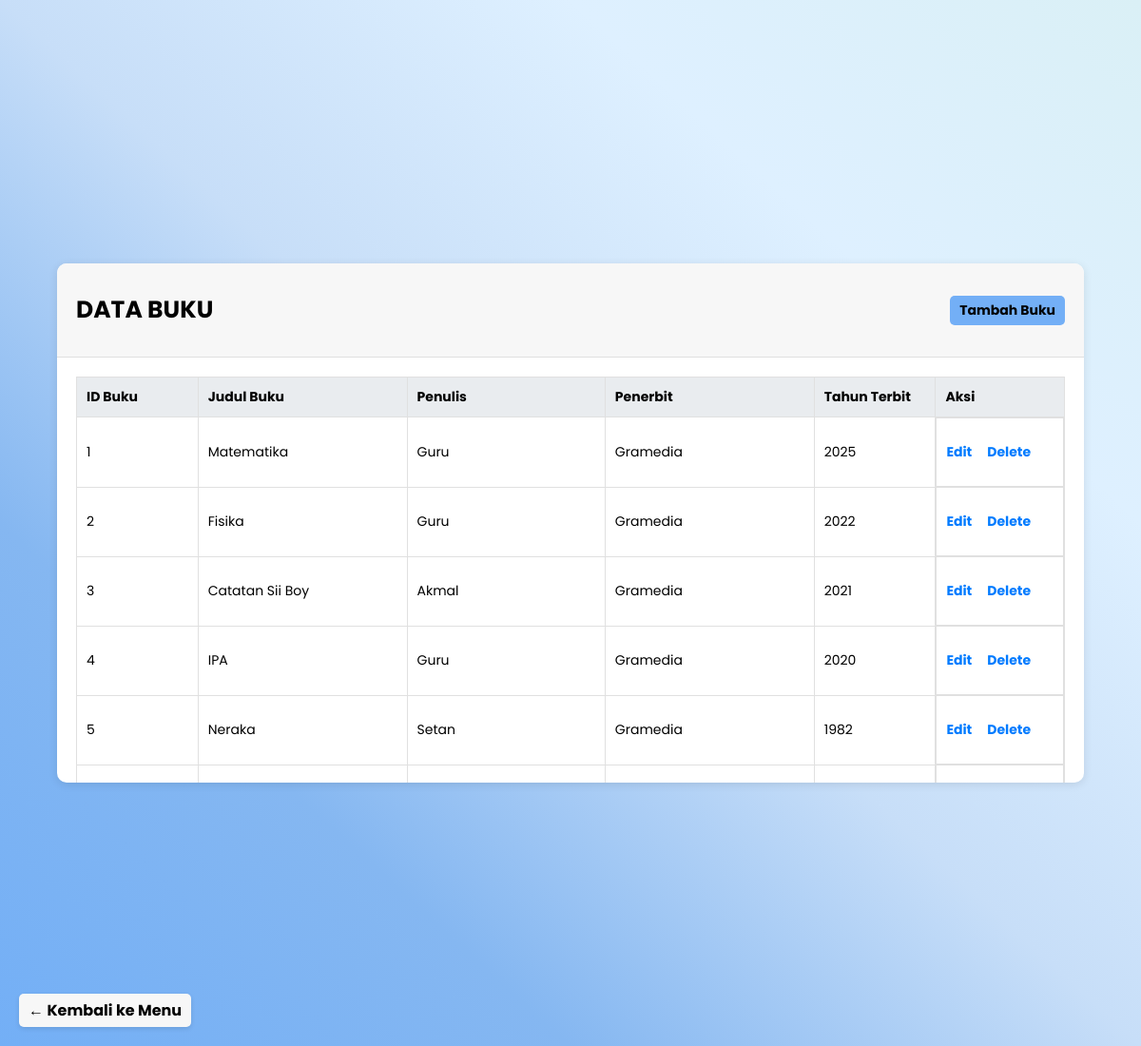
The page /Buku.php on the database its author committed.
### tables this page shows
CREATE TABLE IF NOT EXISTS `buku` (
  `id_buku` int NOT NULL AUTO_INCREMENT,
  `judul_buku` varchar(500) DEFAULT NULL,
  `penulis` varchar(500) DEFAULT NULL,
  `penerbit` varchar(250) DEFAULT NULL,
  `tahun_terbit` int DEFAULT NULL,
  PRIMARY KEY (`id_buku`)
);

### Model.php (called while the page is built, shortened)
<?php
function getData($koneksi, $table)
{
  try {
    $sql = "SELECT * FROM $table";
    $stmt = $koneksi->query($sql);
    return $stmt->fetchAll(PDO::FETCH_ASSOC);
  } catch (PDOException $e) {
    return "Error: " . $e->getMessage();
  }
}

### Buku.php (the view, shortened to what this page needs)
<?php
require_once 'Model.php';
$books = getData($koneksi, 'buku');
?>
<html>
<head>
</head>
<body>
  <div class="container">
    <div class="table-header">
      <h3>DATA BUKU</h3>
      <button class="add-button" onclick="window.location.href='FormBuku.php'">Tambah Buku</button>
    </div>
    <div class="table-container">
      <table>
        <tr>
          <th width='90'>ID Buku</th>
          <th width='170'>Judul Buku</th>
          <th width='160'>Penulis</th>
          <th width='170'>Penerbit</th>
          <th width='90'>Tahun Terbit</th>
          <th width='90'>Aksi</th>
        </tr>
        <?php
        foreach ($books as $book) {
          echo "<tr>
                                <td>{$book['id_buku']}</td>
                                <td>{$book['judul_buku']}</td>
                                <td>{$book['penulis']}</td>
                                <td>{$book['penerbit']}</td>
                                <td>{$book['tahun_terbit']}</td>
                                <td class='action-buttons'>
                                    <a href='FormBuku.php?id_buku={$book['id_buku']}'>Edit</a>
                                    <form method='post' action=''>
                                        <input type='hidden' name='id_buku' value='{$book['id_buku']}'>
                                        <button type='submit' name='delete'>Delete</button>
                                    </form>
                                </td>
                            </tr>";
        }
        ?>
      </table>
    </div>
  </div>
  <a href="index.php" class="back-link">← Kembali ke Menu</a>
</body>
</html>

### Buku.php (style rules this page uses)
body { margin: 0; padding: 0; display: flex; justify-content: center; align-items: center; background: linear-gradient(to bottom left, #DAF0F6, #DEF0FF, #C7DEF8, #85B7F1, #73AFF6); background-size: cover; background-position: center; font-weight: bold; font-family: 'Poppins', sans-serif; }
.container { width: 90%; background-color: #FFFFFF; border-radius: 10px; box-shadow: 0 2px 10px rgba(0, 0, 0, 0.1); overflow: hidden; }
.table-header { padding: 10px 20px; display: flex; justify-content: space-between; align-items: center; background-color: #F7F7F7; border-bottom: 1px solid #E0E0E0; }
.table-header h3 { margin-top: 20px; margin-bottom: 20px; text-align: left; font-weight: bold; font-size: 25px; color: black; }
.table-header .add-button { padding: 5px 10px; background-color: #73AFF6; color: black; border: none; font-weight: bold; border-radius: 5px; font-size: 14px; font-family: 'Poppins', sans-serif; }
.table-container { padding: 20px; max-height: 407px; overflow-y: auto; }
table { width: 100%; border-collapse: collapse; border: 1px solid #E0E0E0; }
table th, table td { padding: 10px; text-align: left; border: 1px solid #E0E0E0; font-size: 14px; }
table th { background-color: #E9ECEF; font-weight: bold; }
.action-buttons { display: flex; gap: 10px; font-weight: bold; }
.action-buttons a, .action-buttons form button { font-size: 14px; color: #007BFF; background: none; border: none; padding-top: 15px; margin: 0; cursor: pointer; text-decoration: none; }
.action-buttons form button { background: none; border: none; color: #007BFF; font-weight: bold; font-family: 'Poppins', sans-serif; }
.back-link { position: fixed; bottom: 20px; left: 20px; text-decoration: none; color: #000; font-weight: bold; background-color: #F7F7F7; padding: 5px 10px; border-radius: 5px; box-shadow: 0 2px 5px rgba(0, 0, 0, 0.1); }

### rows shown on the page
buku: id_buku "1", judul_buku "Matematika", penulis "Guru", penerbit "Gramedia", tahun_terbit "2025"
buku: id_buku "2", judul_buku "Fisika", penulis "Guru", penerbit "Gramedia", tahun_terbit "2022"
buku: id_buku "3", judul_buku "Catatan Sii Boy", penulis "Akmal", penerbit "Gramedia", tahun_terbit "2021"
buku: id_buku "4", judul_buku "IPA", penulis "Guru", penerbit "Gramedia", tahun_terbit "2020"
buku: id_buku "5", judul_buku "Neraka", penulis "Setan", penerbit "Gramedia", tahun_terbit "1982"
